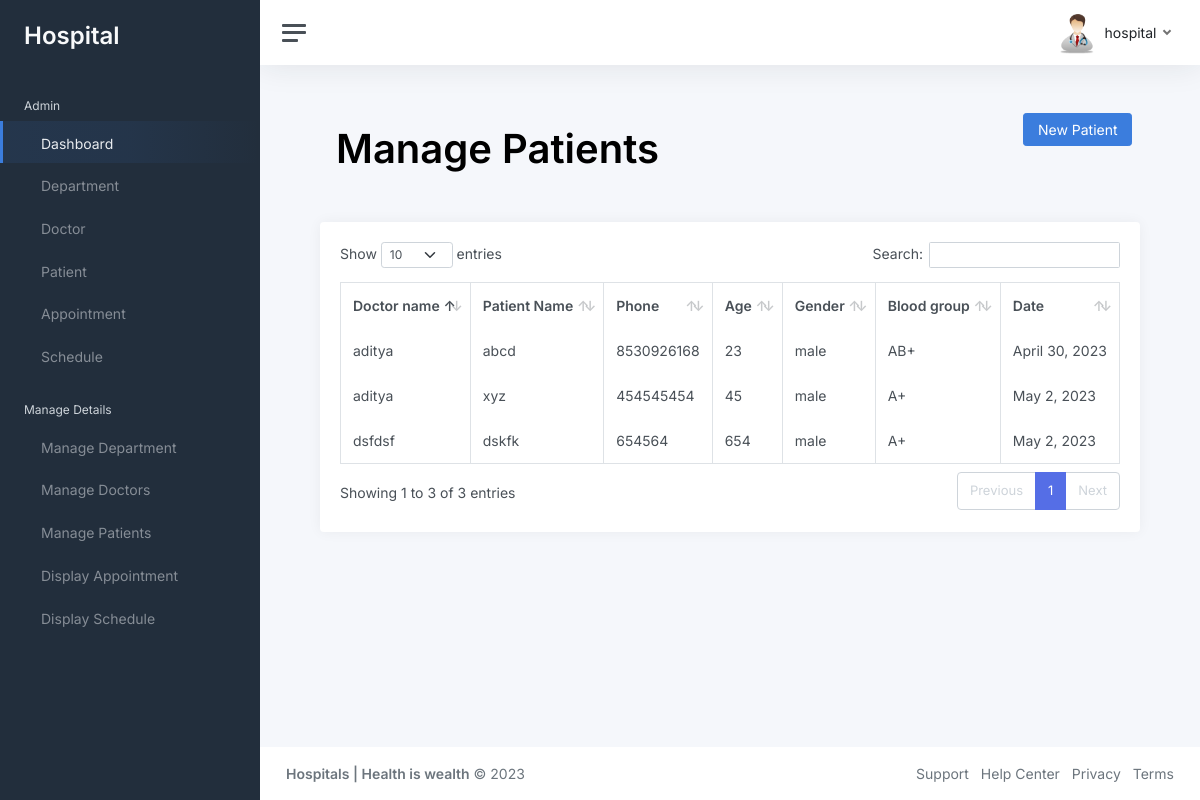
The app's page /manage_patients/ (signed in) with its own data.
### hosp_admins/models.py (models this page shows, shortened)
class Add_patient(models.Model):
    fk_dr = models.ForeignKey( Doctor, on_delete=models.CASCADE)
    patient_name = models.CharField( max_length=50)
    patient_email = models.CharField( max_length=50)
    patient_phone = models.CharField( max_length=50)
    patient_age = models.CharField( max_length=50)
    patient_gender = models.CharField( max_length=50)
    patient_blood = models.CharField( max_length=50)
    patient_addr = models.CharField( max_length=50)
    patient_start_dt = models.DateField(default=today)
    patient_update_dt = models.DateField(default=today)

class Doctor(models.Model):
    dr_name = models.CharField(max_length=50)
    dr_email = models.CharField(max_length=50)
    dr_addr = models.CharField(max_length=50)
    dr_mobile = models.CharField(max_length=50)
    dr_gender = models.CharField(max_length=50)
    dr_age = models.CharField(max_length=50)
    dr_exprience = models.CharField(max_length=50)
    dr_depart = models.CharField(max_length=50, null=True)

### hosp_admins/views.py (the view)
# urls.py: path('manage_patients/', views.manage_patients),
@login_required(login_url='/login')
def manage_patients(request):
    obj = Add_patient.objects.all()
    obj1 = Doctor.objects.all()
    return render(request, 'manage_patients.html',{'obj':obj, 'obj1':obj1})

### template/manage_patients.html (shortened to what this page needs)
{% load static %} {% include 'header.html' %}
<main class="content">
  <div class="main-content">
    <div class="page-content">
      <div class="container-fluid">
        <div class="row">
          <div class="col-12">
            <div
              class="page-title-box d-sm-flex align-items-center justify-content-between"
            >
              <div class="col-12">
                <div class="row">
                  <div class="page-title-end col">
                    <ol class="breadcrumb">
                      <h2 class="fw-semibold display-6 mb-0">
                        Manage Patients
                      </h2>
                    </ol>
                  </div>
                  <div class="col-2">
                    <button
                      type="button"
                      onclick="new_patient_modal()"
                      class="btn btn-primary"
                    >
                      New Patient
                    </button>
                  </div>
                </div>
              </div>
            </div>
          </div>
        </div>
        <br />
        <div class="row">
          <div class="col-12">
            <div class="card">
              <div class="card-body">
                <table
                  id="datatable"
                  class="table table-bordered dt-responsive nowrap w-100"
                >
                  <thead>
                    <tr>
                      <th>Doctor name</th>
                      <th>Patient Name</th>
                      <th>Phone</th>
                      <th>Age</th>
                      <th>Gender</th>
                      <th>Blood group</th>
                      <th>Date</th>
                    </tr>
                  </thead>
                  <tbody>
                    {% for i in obj %}
                    <tr>
                      <td>{{i.fk_dr.dr_name }}</td>
                      <td>{{i.patient_name }}</td>
                      <td>{{i.patient_phone }}</td>
                      <td>{{i.patient_age }}</td>
                      <td>{{i.patient_gender }}</td>
                      <td>{{i.patient_blood }}</td>
                      <td>{{i.patient_start_dt }}</td>
                    </tr>
                    {% endfor %}
                  </tbody>
                </table>
              </div>
            </div>
          </div>
        </div>
      </div>
    </div>
  </div>
</main>
{% include 'footer.html' %}

### template/header.html (shortened to what this page needs)
{% load static %}
<!DOCTYPE html>
<html lang="en">
<head>
  <link rel="stylesheet" href="https://cdnjs.cloudflare.com/ajax/libs/bootstrap/5.2.3/css/bootstrap.min.css"
 />
  <link href="//maxcdn.bootstrapcdn.com/font-awesome/4.1.0/css/font-awesome.min.css" rel="stylesheet">
  <link rel="stylesheet" type="text/css"
    href="{% static 'assets/libs/datatables.net-bs4/css/dataTables.bootstrap4.min.css' %}" />
  <link rel="stylesheet" type="text/css"
    href="{% static 'assets/libs/datatables.net-buttons-bs4/css/buttons.bootstrap4.min.css' %}" />
  <link href="{% static 'assets/css/icons.min.css' %}" rel="stylesheet" />
  <link href="{% static 'assets/libs/datatables.net-responsive-bs4/css/responsive.bootstrap4.min.css' %}"
    rel="stylesheet" type="text/css" />
  <link href="{% static 'assets/css/bootstrap.min.css' %}" id="bootstrap-style" rel="stylesheet" type="text/css" />
  <link rel="stylesheet" type="text/css" href="{% static 'assets/libs/select2/css/select2.min.css' %}" />
  <link href="{% static 'css/app.css' %} " rel="stylesheet">
  <link href="{% static 'assets/libs/datatables.net-responsive-bs4/css/responsive.bootstrap4.min.css' %}"
    rel="stylesheet" type="text/css" />
  <link rel="stylesheet" type="text/css"
    href="{% static 'assets/libs/datatables.net-bs4/css/dataTables.bootstrap4.min.css' %}" />
  <link rel="stylesheet" type="text/css"
    href="{% static 'assets/libs/datatables.net-buttons-bs4/css/buttons.bootstrap4.min.css' %}" />
</head>
<body>
  <div class="wrapper">
    <nav id="sidebar" class="sidebar js-sidebar">
      <div class="sidebar-content js-simplebar">
        <a class="sidebar-brand" href="index.html">
          <span class="align-middle" style="font-size: x-large;">Hospital</span>
        </a>
        <ul class="sidebar-nav">
          <li class="sidebar-header">
            Admin
          </li>
          <li class="sidebar-item active">
            <a class="sidebar-link" href="/dashboard">
               <span class="align-middle">Dashboard</span>
            </a>
          </li>
          <li class="sidebar-item">
            <a class="sidebar-link" href="/department">
               <span class="align-middle">Department</span>
            </a>
          </li>
          <li class="sidebar-item">
            <a class="sidebar-link" href="/doctor">
               <span class="align-middle">Doctor</span>
            </a>
          </li>
          <li class="sidebar-item">
            <a class="sidebar-link" href="/patient">
               <span class="align-middle">Patient</span>
            </a>
          </li>
          <li class="sidebar-item">
            <a class="sidebar-link" href="/appointment">
               <span class="align-middle">Appointment</span>
            </a>
          </li>
          <li class="sidebar-item">
            <a class="sidebar-link" href="/schedule">
               <span class="align-middle">Schedule</span>
            </a>
          </li>
          <li class="sidebar-header">
            Manage Details
          </li>
          <li class="sidebar-item">
            <a class="sidebar-link" href="/manage_department">
               <span class="align-middle">Manage Department</span>
            </a>
          </li>
          <li class="sidebar-item">
            <a class="sidebar-link" href="/manage_doctor">
               <span class="align-middle">Manage Doctors</span>
            </a>
          </li>
          <li class="sidebar-item">
            <a class="sidebar-link" href="/manage_patients">
               <span class="align-middle">Manage Patients</span>
            </a>
          </li>
          <li class="sidebar-item">
            <a class="sidebar-link" href="/display_appointment">
               <span class="align-middle">Display Appointment</span>
            </a>
          </li>
          <li class="sidebar-item">
            <a class="sidebar-link" href="/display_schedule">
               <span class="align-middle">Display Schedule</span>
            </a>
          </li>
      </div>
    </nav>
    <div class="main">
      <nav class="navbar navbar-expand navbar-light navbar-bg">
        <a class="sidebar-toggle js-sidebar-toggle">
          <i class="hamburger align-self-center"></i>
        </a>
        <div class="navbar-collapse collapse">
          <ul class="navbar-nav navbar-align">
            <li class="nav-item dropdown">
              <a class="nav-link dropdown-toggle d-none d-sm-inline-block" href="#" data-bs-toggle="dropdown">
                <img src="{% static 'img/avatars/avatar.jpg' %} " class="avatar img-fluid rounded me-1"
                  alt="Charles Hall" /> <span class="text-dark">{{request.user.username}}</span>
              </a>
            </li>
          </ul>
        </div>
      </nav>

### records on screen
Add_patient: fk_dr.dr_name "aditya", patient_name "abcd", patient_phone "8530926168", patient_age "23", patient_gender "male", patient_blood "AB+", patient_start_dt "April 30, 2023"
Add_patient: fk_dr.dr_name "dsfdsf", patient_name "dskfk", patient_phone "654564", patient_age "654", patient_gender "male", patient_blood "A+", patient_start_dt "May 2, 2023"
Add_patient: fk_dr.dr_name "aditya", patient_name "xyz", patient_phone "454545454", patient_age "45", patient_gender "male", patient_blood "A+", patient_start_dt "May 2, 2023"

### other values on screen
{{ request.user.username }} "hospital"
